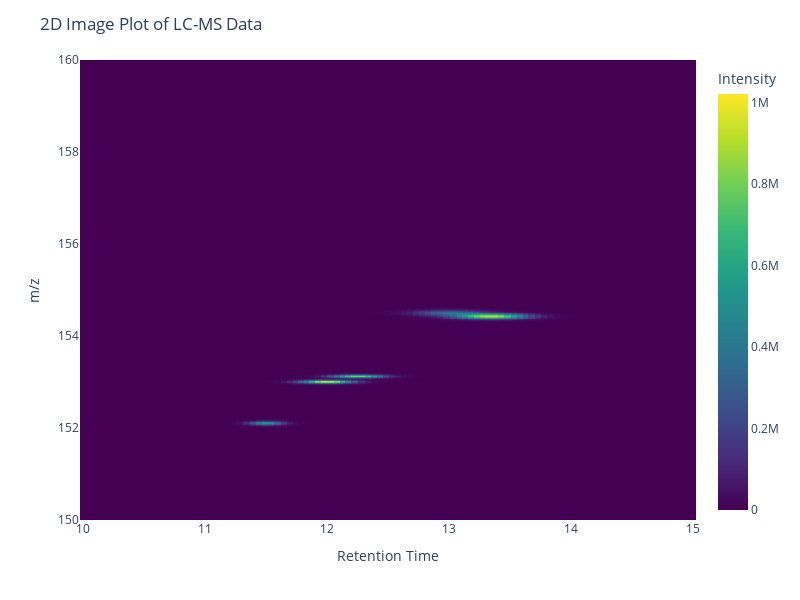

Here is the notebook cell this chart was saved with:
### Markdown cell above
**6. Plot Results 2D**

### Code cell
from scipy.interpolate import interp1d

def plot_heatmap_from_irregular_data(df, title="Interpolated mz Heatmap", zoom=False, mz_points=1000):
    # Step 1: Get rt values
    rt_values = df["rt"].values
    # rt_values_edge = np.linspace(rt_values.min(), rt_values.max(), 1000)

    # Step 2: Define a common mz grid over full range
    all_mz = np.concatenate(df["mz"].values)
    mz_min, mz_max = all_mz.min(), all_mz.max()
    common_mz = np.linspace(mz_min, mz_max, mz_points)

    # Step 3: Interpolate each mz-intensity pair to the common mz grid
    interpolated_matrix = []
    for mz, intensity in zip(df["mz"], df["intensities"]):
        mz = np.array(mz)
        intensity = np.array(intensity).flatten()  # <- flatten here

        interp = interp1d(mz, intensity, kind='linear', bounds_error=False, fill_value=0)
        interpolated_intensity = interp(common_mz)
        interpolated_matrix.append(interpolated_intensity)

    intensity_matrix = np.array(interpolated_matrix)
    intensity_matrix = intensity_matrix.T  # Transpose to have rt as rows and mz as columns
    
    # print("Rt and mz length: ", len(rt_edges), len(mz_edges))
    print("Heatmap size: ", intensity_matrix.shape)

    # Step 4: Plot heatmap
    plt.figure(figsize=(12, 5))
    plt.imshow(intensity_matrix,
        extent=[rt_values[0], rt_values[-1], common_mz[-1], common_mz[0]],
        aspect='auto',
        cmap='viridis')
    plt.colorbar(label='Intensity')
    plt.xlabel('Retention Time (min)')
    plt.ylabel('mz (Da)')
    plt.title(title)

    # Optional zoom
    if zoom:
        plt.xlim(zoom.get('xlim', (rt_values[0], rt_values[-1])))
        plt.ylim(zoom.get('ylim', (common_mz[0], common_mz[-1])))

    plt.show()
    
    fig = px.imshow(
        intensity_matrix,
        origin='lower',
        aspect='auto',
        labels=dict(x="Retention Time", y="m/z", color="Intensity"),
        x=rt_values,
        y=common_mz,
        color_continuous_scale="Viridis"
    )
    fig.update_layout(title="2D Image Plot of LC-MS Data",
        width=800,       # ← set your desired width in pixels
        height=600)
    fig.show()


plot_heatmap_from_irregular_data(df=grid_gaussians)

### Figure 1 — Plotly figure (JSON) as saved in the notebook; plotly's stock layout.template omitted (floating-point values rounded to 4 significant figures; data arrays with more than 128 entries replaced by an {"elided": "..."} marker saying what was removed)
{"data": [{"coloraxis": "coloraxis", "hovertemplate": "Retention Time: %{x}<br>m/z: %{y}<br>Intensity: %{z}<extra></extra>", "name": "0", "type": "heatmap", "x": [10.0, 10.06, 10.11, 10.16, 10.22, 10.27, 10.32, 10.36, 10.41, 10.46, 10.52, 10.57, 10.61, 10.67, 10.73, 10.77, 10.82, 10.88, 10.94, 11.0, 11.05, 11.09, 11.14, 11.19, 11.23, 11.28, 11.34, 11.39, 11.44, 11.49, 11.54, 11.59, 11.64, 11.7, 11.74, 11.79, 11.83, 11.87, 11.93, 11.97, 12.03, 12.07, 12.13, 12.17, 12.22, 12.28, 12.33, 12.39, 12.43, 12.48, 12.53, 12.58, 12.63, 12.67, 12.73, 12.78, 12.82, 12.88, 12.92, 12.98, 13.04, 13.09, 13.13, 13.18, 13.23, 13.27, 13.32, 13.37, 13.42, 13.48, 13.53, 13.58, 13.62, 13.68, 13.73, 13.78, 13.83, 13.89, 13.94, 13.99, 14.05, 14.1, 14.14, 14.2, 14.26, 14.3, 14.35, 14.39, 14.44, 14.49, 14.55, 14.6, 14.64, 14.68, 14.74, 14.79, 14.84, 14.9, 14.95, 15.0], "xaxis": "x", "y": {"elided": "1000 float values"}, "yaxis": "y", "z": {"elided": "1000x100 float values"}}], "layout": {"coloraxis": {"colorbar": {"title": {"text": "Intensity"}}, "colorscale": [[0, "#440154"], [0.1111, "#482878"], [0.2222, "#3e4989"], [0.3333, "#31688e"], [0.4444, "#26828e"], [0.5556, "#1f9e89"], [0.6667, "#35b779"], [0.7778, "#6ece58"], [0.8889, "#b5de2b"], [1, "#fde725"]]}, "height": 600, "margin": {"t": 60}, "title": {"text": "2D Image Plot of LC-MS Data"}, "width": 800, "xaxis": {"anchor": "y", "domain": [0, 1], "title": {"text": "Retention Time"}}, "yaxis": {"anchor": "x", "autorange": true, "domain": [0, 1], "title": {"text": "m/z"}}}}
